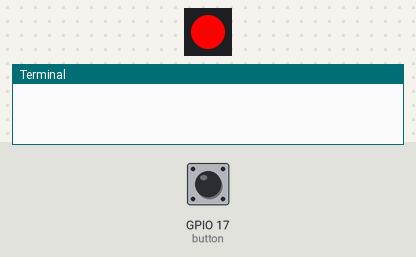
The program below on a simulated Raspberry Pi (BCM pin numbers). On the bench: 1 RGB LEDs in strip order, left to right, the last lines printed to the terminal. The test bench sets the inputs (shaded band); at power-on: GPIO 17 (button) HIGH.

Above: at 0.1 s.
At 1.6 s:
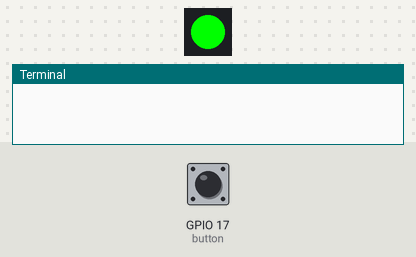
1.7 s: GPIO 17 (button) pulled LOW for 0.15 s
At 2.3 s:
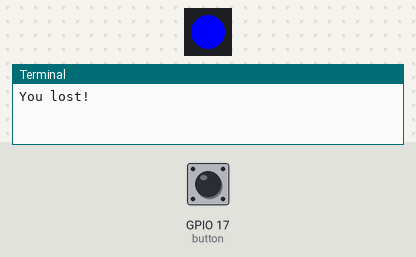
Timing chart, 0 to 13.8 s (numbered marks = the images above; inputs shaded):
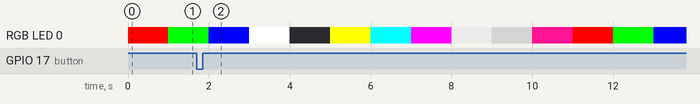

The program:

prog07_RGBLed_lucky_wheel.py
```python
from gpiozero import RGBLED, Button
import time

button = Button(17)
led = RGBLED(red=9, green=10, blue=11, active_high = True)

colors_dict = {'red': (1,0,0),
          'green': (0,1,0),
          'blue': (0,0,1),
          'white': (1,1,1),
          'black': (0,0,0),
          'yellow': (1,1,0),
          'cyan': (0,1,1),
          'magenta': (1,0,1),
          'silver': (192/255,192/255,192/255),
          'gray': (128/255,128/255,128/255),
          'deep pink': (255/255,20/255,147/255),
}

select = ''
wait = 1
target = 'red'

# def set_color(color, cm = colors_dict):
#     col = cm.get(color, None)
#     return col

def pressed():
    global select, target
    if select == target:
        print('You have won!')
    else:
        print('You lost!')

button.when_pressed = pressed

while True:
    for key, value in colors_dict.items():
        select = key
        led.color = value
        time.sleep(wait)
```
